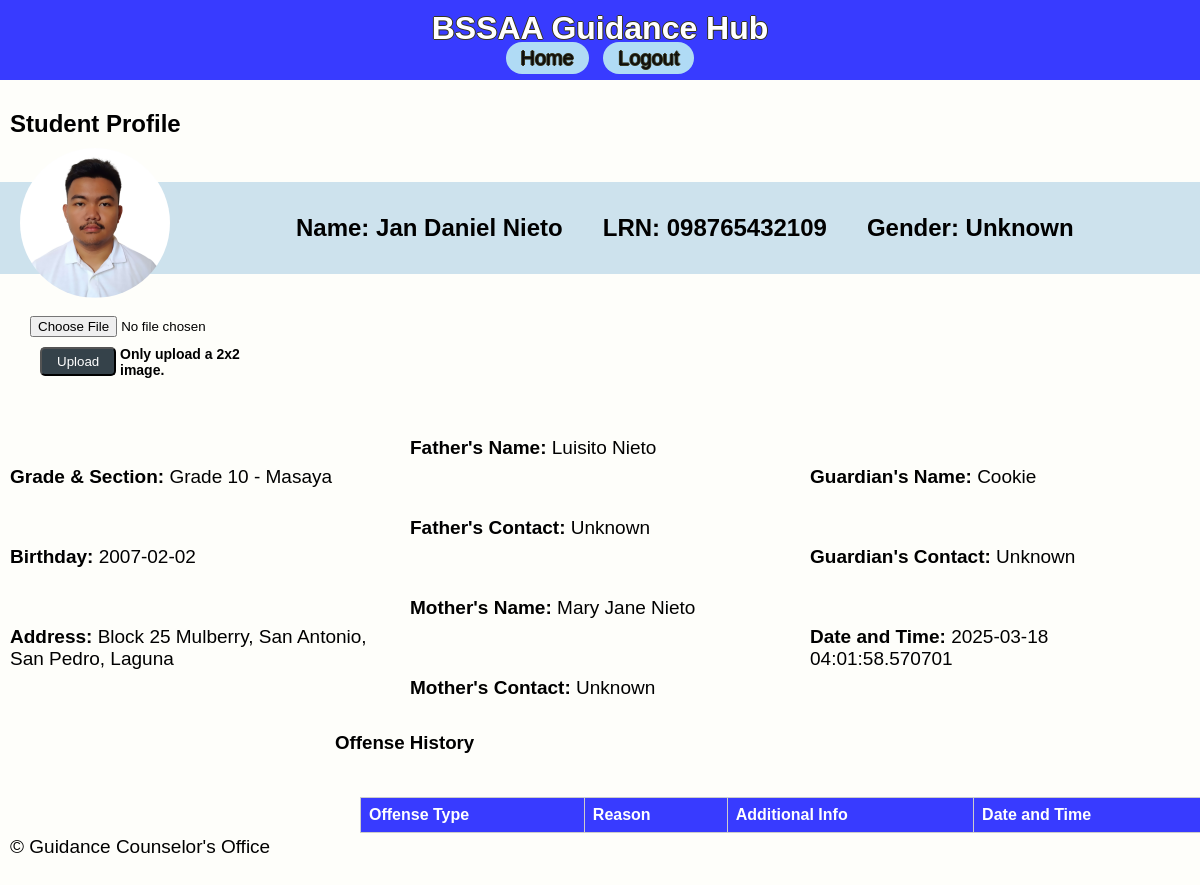
Page /view_profile/1 on the earlier database version.
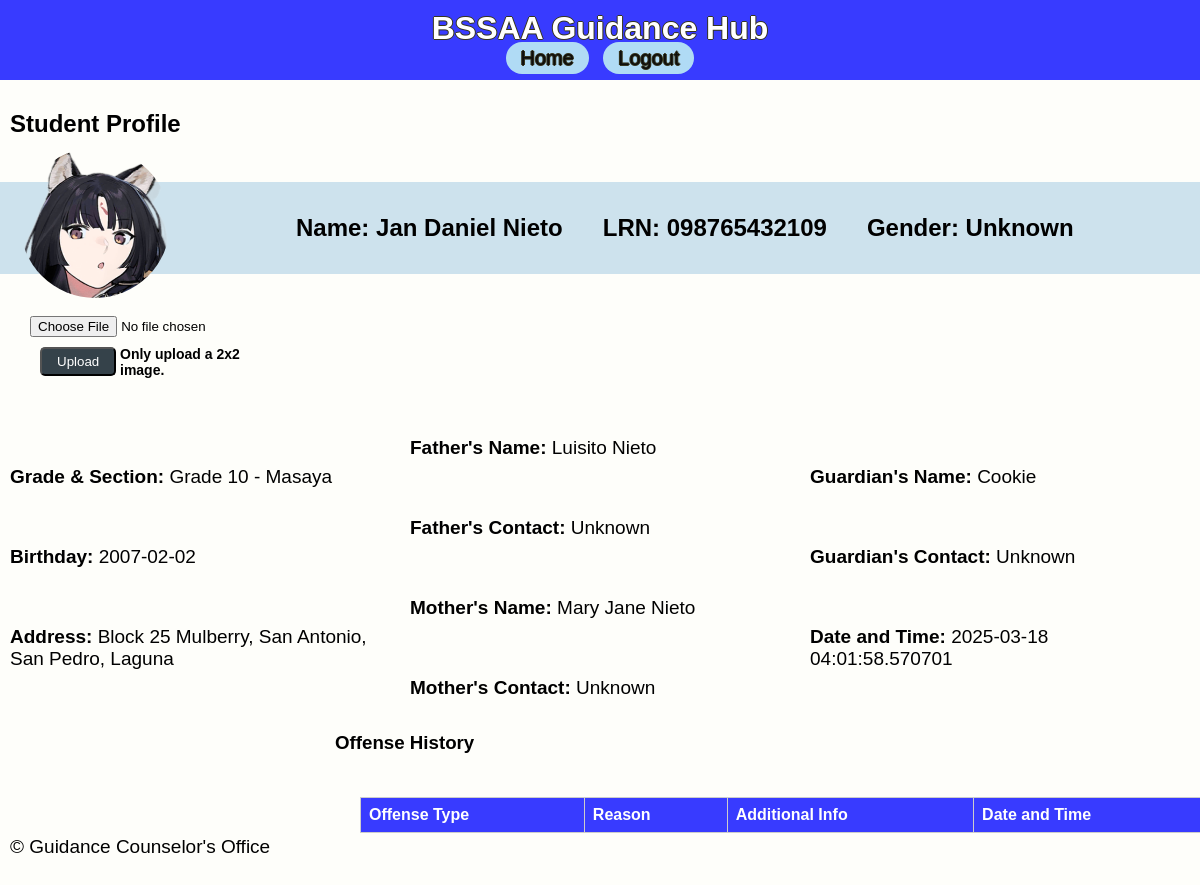
Same page on the later database version.
### app/models.py (models this page shows)
class StudentRecord(db.Model):
    id = db.Column(db.Integer, primary_key=True)
    lrn = db.Column(db.String(12), nullable=False, unique=True)
    name = db.Column(db.String(100), nullable=False)
    grade_section = db.Column(db.String(50), nullable=False)
    birthdate = db.Column(db.Date, nullable=False)
    age = db.Column(db.Integer, nullable=False)
    gender = db.Column(db.String(10), nullable=False)
    mother_tongue = db.Column(db.String(50), nullable=False)
    ethnic_group = db.Column(db.String(50), nullable=True)
    religion = db.Column(db.String(50), nullable=False)
    address_house_no = db.Column(db.String(100), nullable=False)
    address_barangay = db.Column(db.String(100), nullable=False)
    address_city = db.Column(db.String(100), nullable=False)
    address_province = db.Column(db.String(100), nullable=False)
    mother_name = db.Column(db.String(100), nullable=False)
    mother_contact = db.Column(db.String(15), nullable=True)  # Add this line
    father_name = db.Column(db.String(100), nullable=False)
    father_contact = db.Column(db.String(15), nullable=True)  # Add this line
    guardian_name = db.Column(db.String(100), nullable=True)
    guardian_contact = db.Column(db.String(15), nullable=True)  # Add this line
    reason = db.Column(db.String(200), nullable=True)
    type_of_offense = db.Column(db.String(100), nullable=True)
    date_time = db.Column(db.DateTime, default=datetime.utcnow)
    additional_info = db.Column(db.Text, nullable=True)
    profile_picture = db.Column(db.String(100), nullable=True)
    offenses = db.relationship('OffenseRecord', backref='student', lazy=True)

### app/routes.py (the view, shortened to what this page needs)
@main.route('/view_profile/<int:student_id>', methods=['GET', 'POST'])
def view_profile(student_id):
    student = StudentRecord.query.get_or_404(student_id)
    offenses = OffenseRecord.query.filter_by(student_id=student_id).all()
    return render_template('profile.html', student=student, offenses=offenses)

### app/templates/profile.html (shortened to what this page needs)
{% extends 'base.html' %}
{% block content %}
<h2>Student Profile</h2>
<div class="profile-container">
    <div class="profile-picture">
        <img src="{{ url_for('static', filename='profilepic/' + (student.profile_picture or 'profile_placeholder.png')) }}" alt="Profile Picture" width="150" height="150">
        <form method="POST" enctype="multipart/form-data">
            <input type="file" name="photo" accept="image/*">
            <button type="upload" class="btn btn-primary btn-sm">Upload</button>
        </form>
        <h1 class="smallnote">Only upload a 2x2 image.</h1>
    </div>
    <div class="profile-details3">
        <h4><strong>Name:</strong> {{ student.name }}</h4>
        <h4>LRN: {{ student.lrn }}</h4>
        <h4>Gender: {{ student.gender }}</h4>
    </div>
</div>
<div class="profile-container">
    <div class="profile-details">
        <p><strong>Grade & Section:</strong> {{ student.grade_section }}</p>
        <p><strong>Birthday:</strong> {{ student.birthdate }}</p>
        <p><strong>Address:</strong> {{ student.address_house_no }}, {{ student.address_barangay }}, {{ student.address_city }}, {{ student.address_province }}</p>
    </div>
    <div class="profile-details">
        <p><strong>Father's Name:</strong> {{ student.father_name }}</p>
        <p><strong>Father's Contact:</strong> {{ student.father_contact }}</p>
        <p><strong>Mother's Name:</strong> {{ student.mother_name }}</p>
        <p><strong>Mother's Contact:</strong> {{ student.mother_contact }}</p>
    </div>
    <div class="profile-details">
        <p><strong>Guardian's Name:</strong> {{ student.guardian_name }}</p>
        <p><strong>Guardian's Contact:</strong> {{ student.guardian_contact }}</p>
        <p><strong>Date and Time:</strong> {{ student.date_time }}</p>
    </div>
</div>
<div class="proftable">
<h3>Offense History</h3>
<table class="table table-striped table-responsive">
    <tr>
        <th>Offense Type</th>
        <th>Reason</th>
        <th>Additional Info</th>
        <th>Date and Time</th>
    </tr>
</table>
</div>
{% endblock %}

### app/templates/base.html (shortened to what this page needs)
<!DOCTYPE html>
<html lang="en">
<head>
    <link rel="stylesheet" href="{{ url_for('static', filename='css/styles.css') }}">
</head>
<body>
    <div class="wrapper">
        <header>
            <h1>BSSAA Guidance Hub</h1>
            <nav>
                <a href="{{ url_for('main.dashboard') }}">Home</a>
                <a href="{{ url_for('main.registration') }}">Logout</a>
            </nav>
        </header>
        <main>
            {% block content %}
            {% endblock %}
        </main>
        <footer>
            <p>&copy; {{ current_year }} Guidance Counselor's Office</p>
        </footer>
    </div>
</body>
</html>

### app/static/css/styles.css (style rules this page uses)
body { font-family: Arial, Helvetica, sans-serif; margin: 0; padding: 0; background-color: #f4f4f4; display: flex; flex-direction: column; min-height: 100vh; background-color: #FEFEFA; height: 100%; }
.wrapper { display: flex; flex-direction: column; min-height: 100vh; }
main { flex: 1; }
footer { padding: 10px 0; bottom: 0; width: 100%; }
header { background: #383bff; color: #ffffff; padding: 10px 0; text-align: center; text-shadow: -1px 0 rgb(54, 53, 31), 0 1px rgb(54, 53, 31), 1px 0 rgb(54, 53, 31), 0 -1px rgb(54, 53, 31); }
h1 { margin: 0; }
p { font-family: Verdana, Geneva, Tahoma, sans-serif; padding: 10px; font-size: 19px; }
h2 { padding: 10px; }
.smallnote { font-weight: light; font-size: 14px; position: relative; left: 100px; top: -50px; }
a { font-size: 20px; background-color: #b0dbf5; margin: 0px 5px 5px 5px; border-radius: 40px; padding: 5px 15px; text-decoration: none; color: #0e0e0e; }
table { border: 1px solid #000000; width: 95%; border-collapse: collapse; margin: 20px 0; position: absolute; left: 30px; }
table th, table td { border: 1px solid #cccccc; text-align: left; padding: 8px; }
table th { background-color: #383bff; color: white; }
.btn { position: relative; right: -10px; padding: 5px 15px; margin: 10px 0; background-color: #35424a; color: white; text-decoration: none; border-radius: 5px; }
form { font-family: ROBOTO-VARIABLE-FONT, -apple-system, BlinkMacSystemFont, "Segoe UI", Roboto, "Helvetica Neue"; padding: 10px; font-size: 20px; }
h3 { padding: 5px; }
.profile-container { display: flex; align-items: center; margin-top: -20px; gap: -20px; }
.profile-picture { margin-right: 20px; flex: 1; min-width: 150px; position: relative; left: 20px; z-index: 1; }
.profile-picture img { width: 150px; height: 150px; border-radius: 50%; z-index: 2; }
.profile-details { font-size: 12px; display: flex; flex-wrap: wrap; flex: 2; min-width: 200px; }
.profile-details3 { font-weight: lighter; font-size: 24px; display: flex; align-items: left; flex-wrap: wrap; gap: 40px; flex: 10; position: relative; right: -6px; top: -60px; background-color: #8ebdda71; width: calc(100% + 40px); margin-left: -20vw; padding-left: 30vw; padding-right: 60px; box-sizing: border-box; z-index: 0; }
.proftable { position: relative; top: -20px; right: -330px; width: 75%; }

Differences in the rows shown:
changed StudentRecord "Jan Daniel Nieto": profile_picture: a different picture
